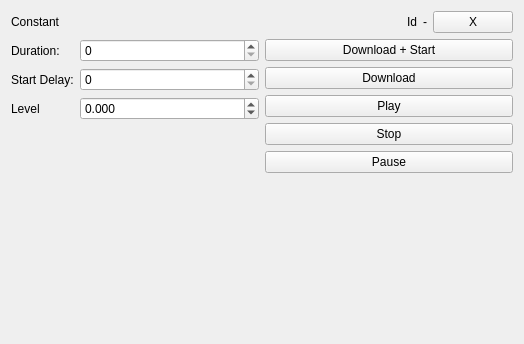
<?xml version="1.0" encoding="UTF-8"?>
<ui version="4.0">
 <class>f8123_ConstantForceWidget</class>
 <widget class="QWidget" name="f8123_ConstantForceWidget">
  <property name="geometry">
   <rect>
    <x>0</x>
    <y>0</y>
    <width>524</width>
    <height>344</height>
   </rect>
  </property>
  <property name="windowTitle">
   <string>Form</string>
  </property>
  <layout class="QVBoxLayout" name="verticalLayout_2">
   <item>
    <layout class="QHBoxLayout" name="horizontalLayout_2" stretch="1,0,0,0">
     <item>
      <widget class="QLabel" name="effectTypeLabel">
       <property name="text">
        <string>Constant</string>
       </property>
      </widget>
     </item>
     <item>
      <widget class="QLabel" name="label_2">
       <property name="text">
        <string>Id</string>
       </property>
      </widget>
     </item>
     <item>
      <widget class="QLabel" name="idLabel">
       <property name="text">
        <string>-</string>
       </property>
      </widget>
     </item>
     <item>
      <widget class="QPushButton" name="destroyEffectButton">
       <property name="text">
        <string>X</string>
       </property>
      </widget>
     </item>
    </layout>
   </item>
   <item>
    <layout class="QHBoxLayout" name="horizontalLayout">
     <item>
      <layout class="QFormLayout" name="formLayout">
       <item row="0" column="0">
        <widget class="QLabel" name="label_4">
         <property name="text">
          <string>Duration:</string>
         </property>
        </widget>
       </item>
       <item row="0" column="1">
        <widget class="QSpinBox" name="durationSpinBox">
         <property name="maximum">
          <number>65535</number>
         </property>
        </widget>
       </item>
       <item row="1" column="0">
        <widget class="QLabel" name="label_5">
         <property name="text">
          <string>Start Delay:</string>
         </property>
        </widget>
       </item>
       <item row="1" column="1">
        <widget class="QSpinBox" name="startDelaySpinBox">
         <property name="maximum">
          <number>65535</number>
         </property>
        </widget>
       </item>
       <item row="2" column="0">
        <widget class="QLabel" name="label">
         <property name="text">
          <string>Level</string>
         </property>
        </widget>
       </item>
       <item row="2" column="1">
        <widget class="QDoubleSpinBox" name="levelSpinBox">
         <property name="decimals">
          <number>3</number>
         </property>
         <property name="minimum">
          <double>-1.000000000000000</double>
         </property>
         <property name="maximum">
          <double>1.000000000000000</double>
         </property>
         <property name="singleStep">
          <double>0.050000000000000</double>
         </property>
        </widget>
       </item>
      </layout>
     </item>
     <item>
      <layout class="QVBoxLayout" name="verticalLayout">
       <item>
        <widget class="QPushButton" name="downloadAndStartButton">
         <property name="text">
          <string>Download + Start</string>
         </property>
        </widget>
       </item>
       <item>
        <widget class="QPushButton" name="downloadButton">
         <property name="text">
          <string>Download</string>
         </property>
        </widget>
       </item>
       <item>
        <widget class="QPushButton" name="playButton">
         <property name="text">
          <string>Play</string>
         </property>
        </widget>
       </item>
       <item>
        <widget class="QPushButton" name="stopButton">
         <property name="text">
          <string>Stop</string>
         </property>
        </widget>
       </item>
       <item>
        <widget class="QPushButton" name="pauseButton">
         <property name="text">
          <string>Pause</string>
         </property>
        </widget>
       </item>
       <item>
        <spacer name="verticalSpacer_2">
         <property name="orientation">
          <enum>Qt::Vertical</enum>
         </property>
         <property name="sizeHint" stdset="0">
          <size>
           <width>20</width>
           <height>40</height>
          </size>
         </property>
        </spacer>
       </item>
      </layout>
     </item>
    </layout>
   </item>
   <item>
    <spacer name="verticalSpacer">
     <property name="orientation">
      <enum>Qt::Vertical</enum>
     </property>
     <property name="sizeHint" stdset="0">
      <size>
       <width>20</width>
       <height>40</height>
      </size>
     </property>
    </spacer>
   </item>
  </layout>
 </widget>
 <resources/>
 <connections/>
</ui>
